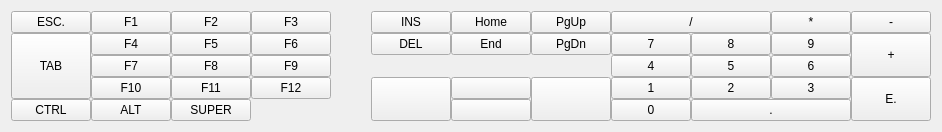
    <widget class="QFrame" name="otherKeyboardsFrame">
     <property name="autoFillBackground">
      <bool>true</bool>
     </property>
     <property name="frameShape">
      <enum>QFrame::NoFrame</enum>
     </property>
     <property name="frameShadow">
      <enum>QFrame::Raised</enum>
     </property>
     <layout class="QGridLayout" name="gridLayout_2">
      <property name="spacing">
       <number>0</number>
      </property>
      <item row="2" column="3">
       <widget class="QPushButton" name="f9Key">
        <property name="text">
         <string>F9</string>
        </property>
       </widget>
      </item>
      <item row="0" column="6">
       <widget class="QPushButton" name="homeKey">
        <property name="minimumSize">
         <size>
          <width>80</width>
          <height>0</height>
         </size>
        </property>
        <property name="text">
         <string>Home</string>
        </property>
       </widget>
      </item>
      <item row="0" column="0">
       <widget class="QPushButton" name="escKey">
        <property name="text">
         <string>ESC.</string>
        </property>
       </widget>
      </item>
      <item row="4" column="8">
       <widget class="QPushButton" name="pushButton_7">
        <property name="sizePolicy">
         <sizepolicy hsizetype="Minimum" vsizetype="Preferred">
          <horstretch>0</horstretch>
          <verstretch>0</verstretch>
         </sizepolicy>
        </property>
        <property name="text">
         <string>0</string>
        </property>
       </widget>
      </item>
      <item row="1" column="7">
       <widget class="QPushButton" name="pgDownKey">
        <property name="minimumSize">
         <size>
          <width>80</width>
          <height>0</height>
         </size>
        </property>
        <property name="text">
         <string>PgDn</string>
        </property>
       </widget>
      </item>
      <item row="3" column="2">
       <widget class="QPushButton" name="f11Key">
        <property name="text">
         <string>F11</string>
        </property>
       </widget>
      </item>
      <item row="1" column="10">
       <widget class="QPushButton" name="pushButton_53">
        <property name="sizePolicy">
         <sizepolicy hsizetype="Minimum" vsizetype="Preferred">
          <horstretch>0</horstretch>
          <verstretch>0</verstretch>
         </sizepolicy>
        </property>
        <property name="text">
         <string>9</string>
        </property>
       </widget>
      </item>
      <item row="3" column="8">
       <widget class="QPushButton" name="pushButton_45">
        <property name="sizePolicy">
         <sizepolicy hsizetype="Minimum" vsizetype="Preferred">
          <horstretch>0</horstretch>
          <verstretch>0</verstretch>
         </sizepolicy>
        </property>
        <property name="text">
         <string>1</string>
        </property>
       </widget>
      </item>
      <item row="0" column="5">
       <widget class="QPushButton" name="insertKey">
        <property name="minimumSize">
         <size>
          <width>80</width>
          <height>0</height>
         </size>
        </property>
        <property name="text">
         <string>INS</string>
        </property>
       </widget>
      </item>
      <item row="3" column="6">
       <widget class="QPushButton" name="upButton">
        <property name="sizePolicy">
         <sizepolicy hsizetype="Minimum" vsizetype="Preferred">
          <horstretch>0</horstretch>
          <verstretch>0</verstretch>
         </sizepolicy>
        </property>
        <property name="minimumSize">
         <size>
          <width>80</width>
          <height>0</height>
         </size>
        </property>
        <property name="baseSize">
         <size>
          <width>80</width>
          <height>0</height>
         </size>
        </property>
        <property name="text">
         <string/>
        </property>
        <property name="icon">
         <iconset theme="go-up">
          <normaloff>.</normaloff>.</iconset>
        </property>
       </widget>
      </item>
      <item row="0" column="10">
       <widget class="QPushButton" name="pushButton_50">
        <property name="sizePolicy">
         <sizepolicy hsizetype="Minimum" vsizetype="Preferred">
          <horstretch>0</horstretch>
          <verstretch>0</verstretch>
         </sizepolicy>
        </property>
        <property name="text">
         <string>*</string>
        </property>
       </widget>
      </item>
      <item row="4" column="0">
       <widget class="QPushButton" name="ctrlKey">
        <property name="text">
         <string>CTRL</string>
        </property>
        <property name="checkable">
         <bool>true</bool>
        </property>
       </widget>
      </item>
      <item row="4" column="1">
       <widget class="QPushButton" name="altKey">
        <property name="text">
         <string>ALT</string>
        </property>
        <property name="checkable">
         <bool>true</bool>
        </property>
       </widget>
      </item>
      <item row="0" column="1">
       <widget class="QPushButton" name="f1Key">
        <property name="text">
         <string>F1</string>
        </property>
       </widget>
      </item>
      <item row="1" column="8">
       <widget class="QPushButton" name="pushButton_49">
        <property name="sizePolicy">
         <sizepolicy hsizetype="Minimum" vsizetype="Preferred">
          <horstretch>0</horstretch>
          <verstretch>0</verstretch>
         </sizepolicy>
        </property>
        <property name="text">
         <string>7</string>
        </property>
       </widget>
      </item>
      <item row="3" column="9">
       <widget class="QPushButton" name="pushButton_46">
        <property name="sizePolicy">
         <sizepolicy hsizetype="Minimum" vsizetype="Preferred">
          <horstretch>0</horstretch>
          <verstretch>0</verstretch>
         </sizepolicy>
        </property>
        <property name="text">
         <string>2</string>
        </property>
       </widget>
      </item>
      <item row="1" column="6">
       <widget class="QPushButton" name="endKey">
        <property name="minimumSize">
         <size>
          <width>80</width>
          <height>0</height>
         </size>
        </property>
        <property name="text">
         <string>End</string>
        </property>
       </widget>
      </item>
      <item row="1" column="9">
       <widget class="QPushButton" name="pushButton_52">
        <property name="sizePolicy">
         <sizepolicy hsizetype="Minimum" vsizetype="Preferred">
          <horstretch>0</horstretch>
          <verstretch>0</verstretch>
         </sizepolicy>
        </property>
        <property name="text">
         <string>8</string>
        </property>
       </widget>
      </item>
      <item row="2" column="1">
       <widget class="QPushButton" name="f7Key">
        <property name="text">
         <string>F7</string>
        </property>
       </widget>
      </item>
      <item row="1" column="5">
       <widget class="QPushButton" name="deleteKey">
        <property name="minimumSize">
         <size>
          <width>80</width>
          <height>0</height>
         </size>
        </property>
        <property name="text">
         <string>DEL</string>
        </property>
       </widget>
      </item>
      <item row="0" column="2">
       <widget class="QPushButton" name="f2Key">
        <property name="text">
         <string>F2</string>
        </property>
       </widget>
      </item>
      <item row="3" column="1">
       <widget class="QPushButton" name="f10Key">
        <property name="text">
         <string>F10</string>
        </property>
       </widget>
      </item>
      <item row="0" column="3">
       <widget class="QPushButton" name="f3Key">
        <property name="text">
         <string>F3</string>
        </property>
       </widget>
      </item>
      <item row="3" column="10">
       <widget class="QPushButton" name="pushButton_47">
        <property name="sizePolicy">
         <sizepolicy hsizetype="Minimum" vsizetype="Preferred">
          <horstretch>0</horstretch>
          <verstretch>0</verstretch>
         </sizepolicy>
        </property>
        <property name="text">
         <string>3</string>
        </property>
       </widget>
      </item>
      <item row="4" column="6">
       <widget class="QPushButton" name="downButton">
        <property name="sizePolicy">
         <sizepolicy hsizetype="Minimum" vsizetype="Preferred">
          <horstretch>0</horstretch>
          <verstretch>0</verstretch>
         </sizepolicy>
        </property>
        <property name="minimumSize">
         <size>
          <width>80</width>
          <height>0</height>
         </size>
        </property>
        <property name="baseSize">
         <size>
          <width>80</width>
          <height>0</height>
         </size>
        </property>
        <property name="text">
         <string/>
        </property>
        <property name="icon">
         <iconset theme="go-down">
          <normaloff>.</normaloff>.</iconset>
        </property>
       </widget>
      </item>
      <item row="2" column="10">
       <widget class="QPushButton" name="pushButton_55">
        <property name="sizePolicy">
         <sizepolicy hsizetype="Minimum" vsizetype="Preferred">
          <horstretch>0</horstretch>
          <verstretch>0</verstretch>
         </sizepolicy>
        </property>
        <property name="text">
         <string>6</string>
        </property>
       </widget>
      </item>
      <item row="0" column="11">
       <widget class="QPushButton" name="pushButton_56">
        <property name="sizePolicy">
         <sizepolicy hsizetype="Minimum" vsizetype="Preferred">
          <horstretch>0</horstretch>
          <verstretch>0</verstretch>
         </sizepolicy>
        </property>
        <property name="text">
         <string>-</string>
        </property>
       </widget>
      </item>
      <item row="1" column="2">
       <widget class="QPushButton" name="f5Key">
        <property name="text">
         <string>F5</string>
        </property>
       </widget>
      </item>
      <item row="0" column="7">
       <widget class="QPushButton" name="pgUpKey">
        <property name="minimumSize">
         <size>
          <width>80</width>
          <height>0</height>
         </size>
        </property>
        <property name="text">
         <string>PgUp</string>
        </property>
       </widget>
      </item>
      <item row="1" column="3">
       <widget class="QPushButton" name="f6Key">
        <property name="text">
         <string>F6</string>
        </property>
       </widget>
      </item>
      <item row="3" column="3">
       <widget class="QPushButton" name="f12Key">
        <property name="text">
         <string>F12</string>
        </property>
       </widget>
      </item>
      <item row="1" column="1">
       <widget class="QPushButton" name="f4Key">
        <property name="text">
         <string>F4</string>
        </property>
       </widget>
      </item>
      <item row="2" column="9">
       <widget class="QPushButton" name="pushButton_54">
        <property name="sizePolicy">
         <sizepolicy hsizetype="Minimum" vsizetype="Preferred">
          <horstretch>0</horstretch>
          <verstretch>0</verstretch>
         </sizepolicy>
        </property>
        <property name="text">
         <string>5</string>
        </property>
       </widget>
      </item>
      <item row="2" column="2">
       <widget class="QPushButton" name="f8Key">
        <property name="text">
         <string>F8</string>
        </property>
       </widget>
      </item>
      <item row="2" column="8">
       <widget class="QPushButton" name="pushButton_48">
        <property name="sizePolicy">
         <sizepolicy hsizetype="Minimum" vsizetype="Preferred">
          <horstretch>0</horstretch>
          <verstretch>0</verstretch>
         </sizepolicy>
        </property>
        <property name="text">
         <string>4</string>
        </property>
       </widget>
      </item>
      <item row="0" column="4">
       <spacer name="horizontalSpacer_3">
        <property name="orientation">
         <enum>Qt::Horizontal</enum>
        </property>
        <property name="sizeHint" stdset="0">
         <size>
          <width>40</width>
          <height>20</height>
         </size>
        </property>
       </spacer>
      </item>
      <item row="4" column="9" colspan="2">
       <widget class="QPushButton" name="pushButton_43">
        <property name="sizePolicy">
         <sizepolicy hsizetype="Minimum" vsizetype="Preferred">
          <horstretch>0</horstretch>
          <verstretch>0</verstretch>
         </sizepolicy>
        </property>
        <property name="text">
         <string>.</string>
        </property>
       </widget>
      </item>
      <item row="3" column="11" rowspan="2">
       <widget class="QPushButton" name="numpadEnter">
        <property name="sizePolicy">
         <sizepolicy hsizetype="Minimum" vsizetype="Preferred">
          <horstretch>0</horstretch>
          <verstretch>0</verstretch>
         </sizepolicy>
        </property>
        <property name="text">
         <string>E.</string>
        </property>
       </widget>
      </item>
      <item row="1" column="11" rowspan="2">
       <widget class="QPushButton" name="pushButton_57">
        <property name="sizePolicy">
         <sizepolicy hsizetype="Minimum" vsizetype="Preferred">
          <horstretch>0</horstretch>
          <verstretch>0</verstretch>
         </sizepolicy>
        </property>
        <property name="text">
         <string>+</string>
        </property>
       </widget>
      </item>
      <item row="0" column="8" colspan="2">
       <widget class="QPushButton" name="pushButton_51">
        <property name="sizePolicy">
         <sizepolicy hsizetype="Minimum" vsizetype="Preferred">
          <horstretch>0</horstretch>
          <verstretch>0</verstretch>
         </sizepolicy>
        </property>
        <property name="text">
         <string>/</string>
        </property>
       </widget>
      </item>
      <item row="3" column="7" rowspan="2">
       <widget class="QPushButton" name="rightButton">
        <property name="sizePolicy">
         <sizepolicy hsizetype="Minimum" vsizetype="Preferred">
          <horstretch>0</horstretch>
          <verstretch>0</verstretch>
         </sizepolicy>
        </property>
        <property name="minimumSize">
         <size>
          <width>80</width>
          <height>0</height>
         </size>
        </property>
        <property name="baseSize">
         <size>
          <width>80</width>
          <height>0</height>
         </size>
        </property>
        <property name="text">
         <string/>
        </property>
        <property name="icon">
         <iconset theme="go-next">
          <normaloff>.</normaloff>.</iconset>
        </property>
       </widget>
      </item>
      <item row="3" column="5" rowspan="2">
       <widget class="QPushButton" name="leftButton">
        <property name="sizePolicy">
         <sizepolicy hsizetype="Minimum" vsizetype="Preferred">
          <horstretch>0</horstretch>
          <verstretch>0</verstretch>
         </sizepolicy>
        </property>
        <property name="minimumSize">
         <size>
          <width>80</width>
          <height>0</height>
         </size>
        </property>
        <property name="baseSize">
         <size>
          <width>80</width>
          <height>0</height>
         </size>
        </property>
        <property name="text">
         <string/>
        </property>
        <property name="icon">
         <iconset theme="go-previous">
          <normaloff>.</normaloff>.</iconset>
        </property>
       </widget>
      </item>
      <item row="1" column="0" rowspan="3">
       <widget class="QPushButton" name="tabButton">
        <property name="sizePolicy">
         <sizepolicy hsizetype="Minimum" vsizetype="Preferred">
          <horstretch>0</horstretch>
          <verstretch>0</verstretch>
         </sizepolicy>
        </property>
        <property name="text">
         <string>TAB</string>
        </property>
       </widget>
      </item>
      <item row="4" column="2">
       <widget class="QPushButton" name="superKey">
        <property name="text">
         <string>SUPER</string>
        </property>
        <property name="checkable">
         <bool>true</bool>
        </property>
       </widget>
      </item>
     </layout>
    </widget>
